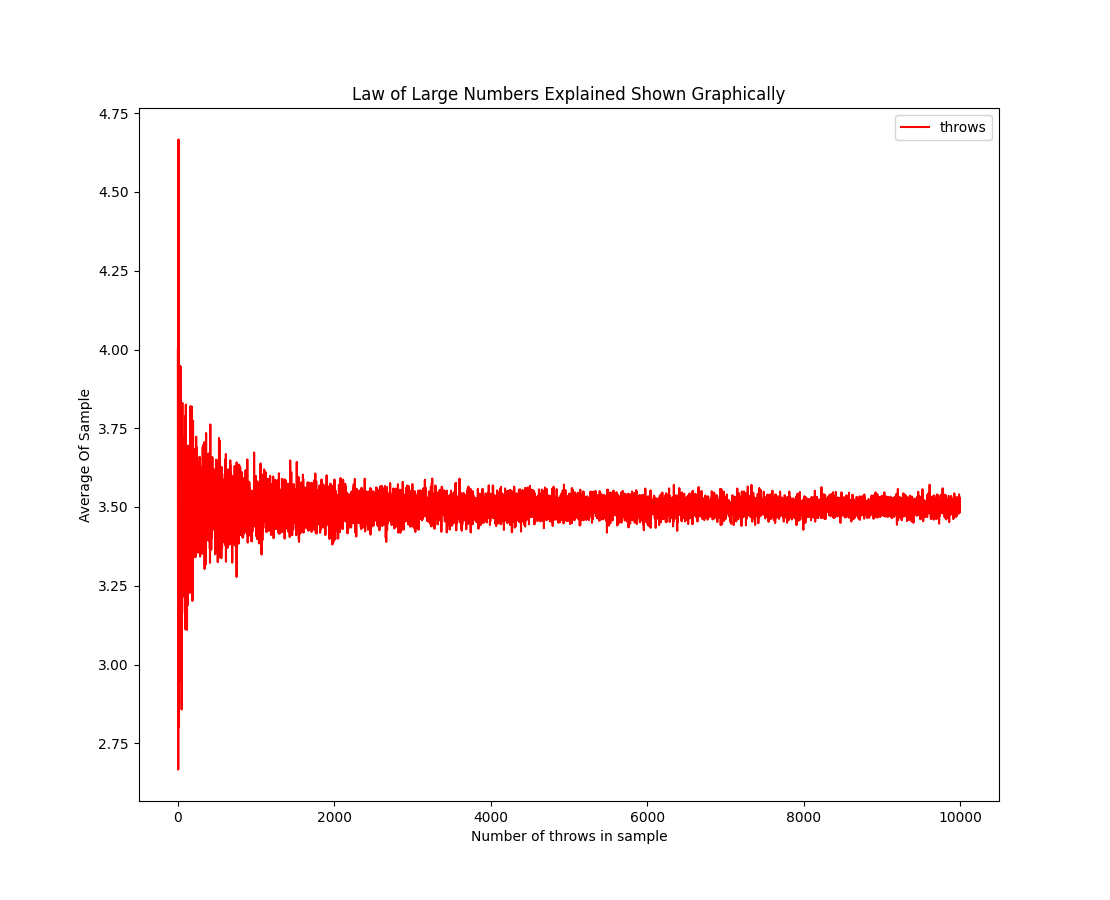

This chart was generated by the following Python code:
import numpy as np
import pandas as pd

results = []
for num_throws in range(1,10000):
    throws = np.random.randint(low=1,high=6, size=num_throws)
    mean_of_throws = throws.mean()
    results.append(mean_of_throws)
	
df = pd.DataFrame({ 'throws' : results})

from IPython.core.pylabtools import figsize
from matplotlib import pyplot as plt
figsize(11, 9)
df.plot(title='Law of Large Numbers Explained Shown Graphically',color='r')
plt.xlabel("Number of throws in sample")
plt.ylabel("Average Of Sample")
plt.show()
